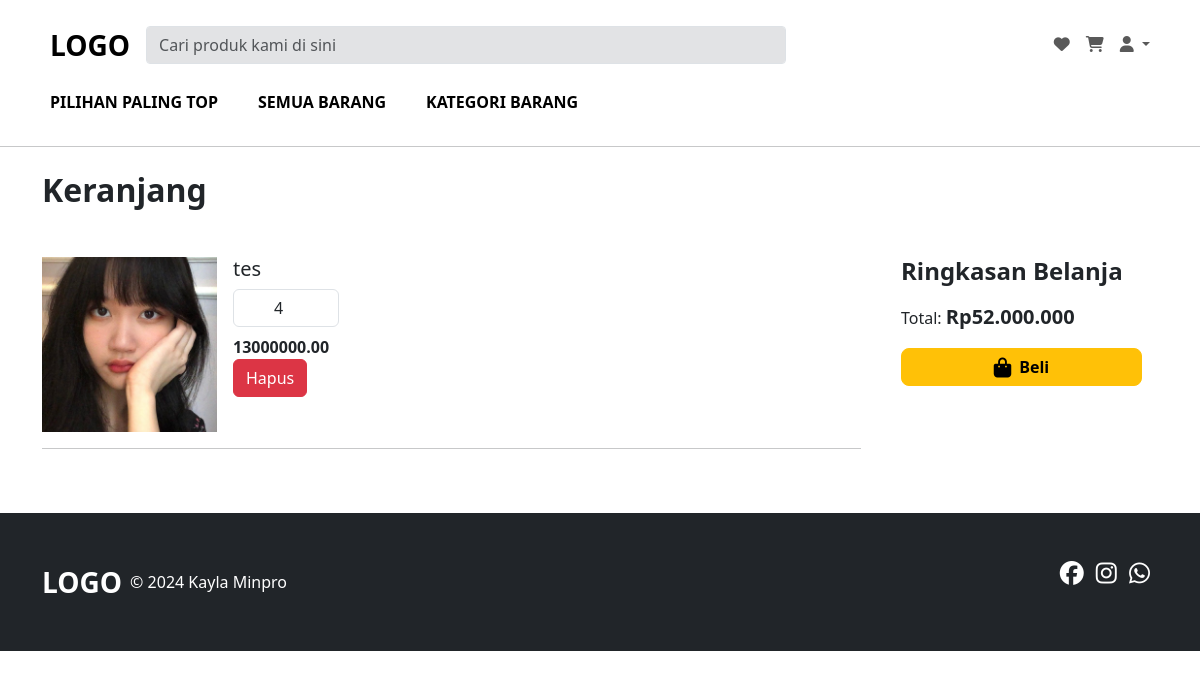
Page /views/pelanggan/pages/keranjang.php (signed in) on the committed database.
### tables this page shows
CREATE TABLE `keranjang` (
  `id` int(11) NOT NULL,
  `nama_barang` varchar(255) NOT NULL,
  `gambar_barang` varchar(255) NOT NULL,
  `jumlah_barang` int(11) NOT NULL,
  `harga_barang` decimal(15,2) NOT NULL
);

### views/pelanggan/pages/keranjang.php (the view, shortened to what this page needs)
<?php
require("../../../koneksi.php");
$query = "SELECT * FROM keranjang";
$result = mysqli_query($koneksi, $query);
?>
<!doctype html>
<html lang="en" data-bs-theme="auto">
<head>
  <link rel="stylesheet" href="https://cdn.jsdelivr.net/npm/@docsearch/css@3">
  <link rel="stylesheet" href="https://cdn.jsdelivr.net/npm/bootstrap@5.3.2/dist/css/bootstrap.min.css">
  <link rel="stylesheet" href="https://cdnjs.cloudflare.com/ajax/libs/font-awesome/6.5.1/css/all.min.css" />
  <link rel="stylesheet" href="../../../assets/css/main.css">
</head>
<body class="">
  <?php require "../partials/navbar.php"; ?>
  <div class="container mt-4">
    <h2 class="fw-bold mb-5">Keranjang</h2>
    <div class="d-flex mt-4">
      <div class="w-75 me-4">
        <?php
        while ($row = mysqli_fetch_assoc($result)) { ?>
          <form action="../../../process/util_pelanggan/hapus_barang.php" method="post">
            <div class="d-flex">
              <div class="me-3">
                <?php
                echo '<img class="square-img" src="../../.  /storage/img_barang/' . $row['gambar_barang'] . '" alt="Product Image" style="max-width: 175px; height: auto;">';
                ?>
              </div>
              <div class="">
                <h5><?= $row['nama_barang'] ?></h5>
                <div class="d-flex align-items-center mb-2">
                  <input type="number" class="form-control text-center" value=<?= $row['jumlah_barang'] ?> min="1" max="10" id="stok" name="stok" data-harga="<?= $row['harga_barang'] ?>">
                </div>
                <div class=" fw-bold">
                  <div class="fw-bold harga_barang"><?= $row['harga_barang'] ?></div>
                </div>
                <button type="submit" name="aksi" value="hapus" class="btn btn-danger">Hapus</button>
              </div>
            </div>
          </form>
          <hr>
        <?php } ?>
      </div>
      <div class="w-25">
        <div class="card rounded-3 border-0 position-sticky" style="top: 40px;">
          <div class="card-body pt-0">
            <h4 class="card-title fw-semibold mb-3 fw-bold">Ringkasan Belanja</h4>
            <div class="mb-3">
              Total: <span id="subtotal" class="fw-bold fs-5">Rp0</span>
            </div>
            <a href="#" class="btn btn-warning rounded-3 fw-semibold d-flex align-items-center justify-content-center mb-3">
              <i class="fa-solid fa-bag-shopping me-2 fa-lg"></i> Beli
            </a>
          </div>
        </div>
      </div>
    </div>
  </div>
  <?php require "../partials/footbar.php"; ?>
</body>
</html>

### assets/css/main.css (style rules this page uses)
html { scroll-behavior: smooth; }
.square-img { width: 100%; height: auto; aspect-ratio: 1 / 1; object-fit: cover; }

### rows in the picture
keranjang: gambar_barang (picture), nama_barang "tes", stok "4", harga_barang "13000000.00"
